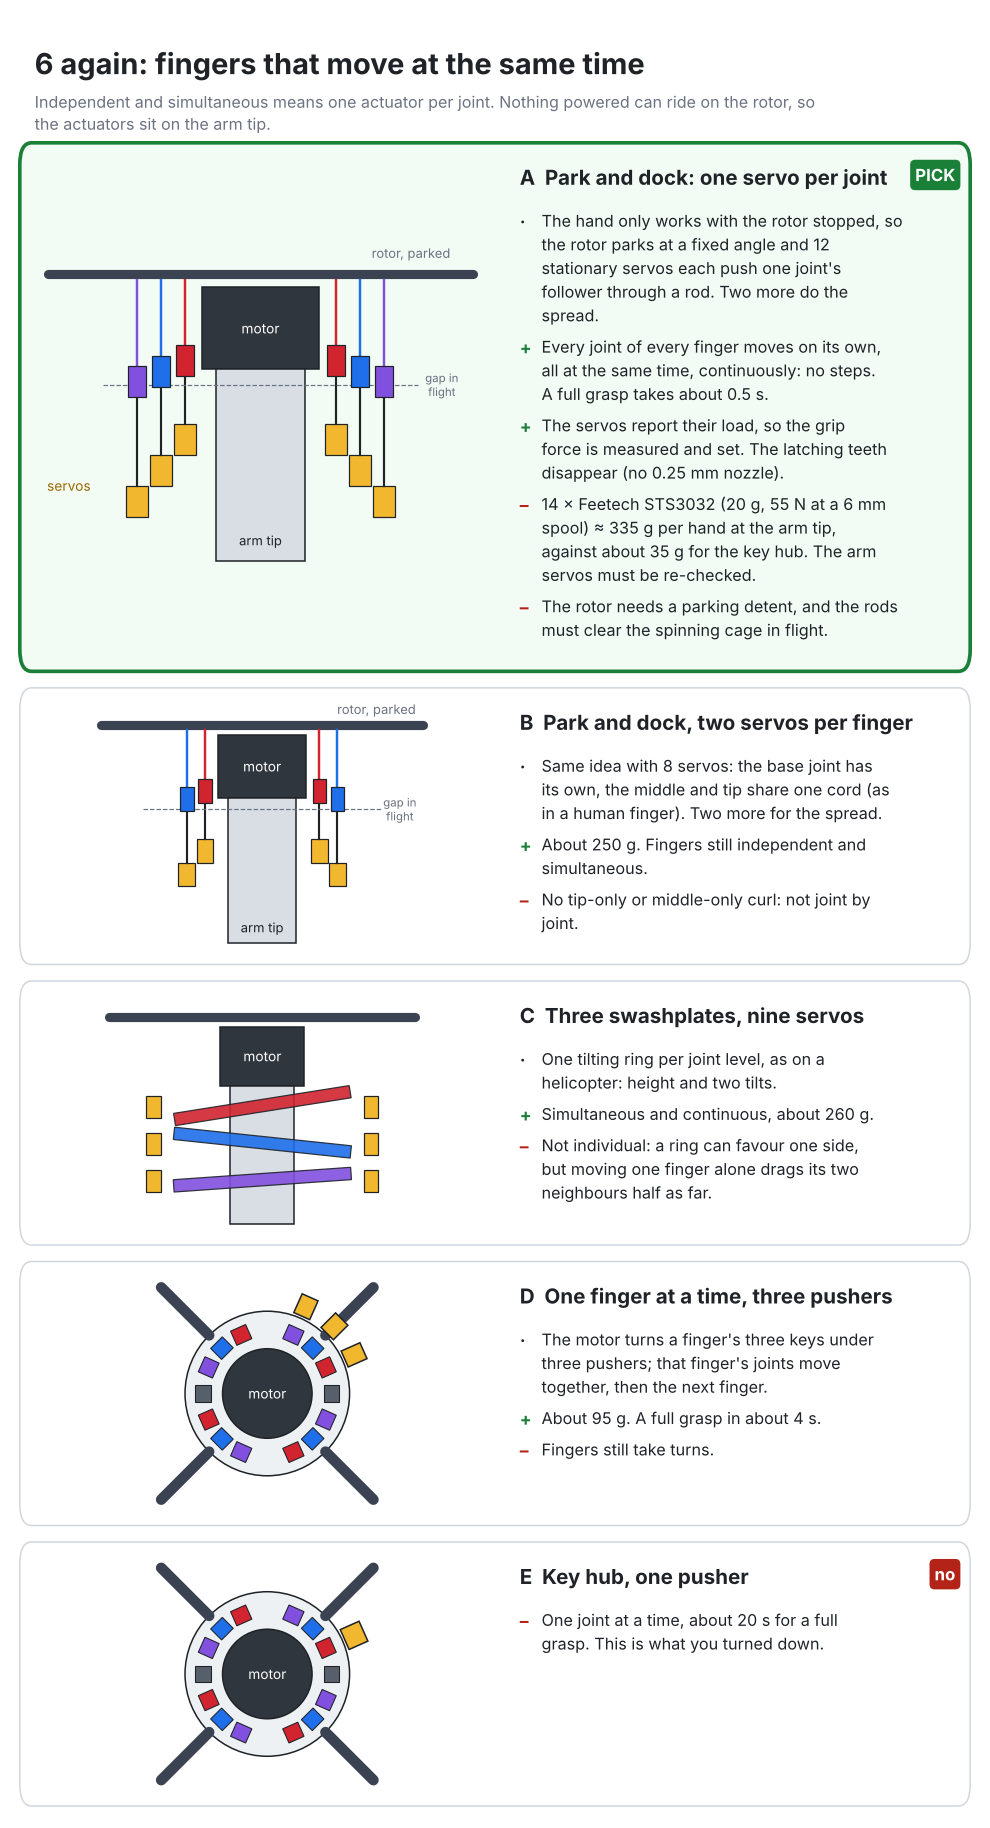

Write Python code to recreate this figure.
"""Three-phalanx hand-prop: the selector decision again, for fingers that move at the same time (2026-11-13).
python3 hand3_selector2.py -> hand3_selector2.png.  Masses and times are estimates."""
import numpy as np
import hand3_study as S
from hand3_study import *

SV = "#f0b72f"
def dock_side(a, n_lv=3, tilt=False):
    """Side view: parked rotor, cage followers round the motor, stationary servos below pushing rods up."""
    a.plot([-62, 62], [38, 38], color=BLADE, lw=6, solid_capstyle="round"); lab(a, 44, 44, "rotor, parked", MUTE, 8.5)
    a.add_patch(Rectangle((-17, 10), 34, 24, fc="#30363d", ec=INK)); lab(a, 0, 22, "motor", "white", fs=9)
    a.add_patch(Rectangle((-13, -46), 26, 56, fc="#d8dee4", ec=INK)); lab(a, 0, -40, "arm tip", fs=8.5)
    for sgn in (-1, 1):
        for k in range(n_lv):
            x = sgn * (22 + 7 * k)
            a.plot([x, x], [16 - 3 * k, 36], color=TC[k], lw=1.6)                                   # cord up to the finger
            a.add_patch(Rectangle((x - 2.6, 8 - 3 * k), 5.2, 9, fc=TC[k], ec=INK, lw=0.8, zorder=4))  # follower on the cage
            a.plot([x, x], [-6 - 9 * k, 8 - 3 * k], color=INK, lw=1.4)                               # push rod
            a.add_patch(Rectangle((x - 3.2 if sgn > 0 else x - 3.2, -15 - 9 * k), 6.4, 9, fc=SV, ec=INK, lw=0.8))
    a.plot([-46, 46], [5.5, 5.5], color=MUTE, lw=0.8, ls="--"); lab(a, 53, 5.5, "gap in\nflight", MUTE, 7.5)
    lim(a, -66, 70, -50, 48)

rows = [dict(name="A  Park and dock: one servo per joint", pick=True, lines=[
            ("n", "The hand only works with the rotor stopped, so the rotor parks at a fixed angle and 12 stationary servos each push one joint's follower through a rod. Two more do the spread."),
            ("+", "Every joint of every finger moves on its own, all at the same time, continuously: no steps. A full grasp takes about 0.5 s."),
            ("+", "The servos report their load, so the grip force is measured and set. The latching teeth disappear (no 0.25 mm nozzle)."),
            ("-", "14 × Feetech STS3032 (20 g, 55 N at a 6 mm spool) ≈ 335 g per hand at the arm tip, against about 35 g for the key hub. The arm servos must be re-checked."),
            ("-", "The rotor needs a parking detent, and the rods must clear the spinning cage in flight.")]),
        dict(name="B  Park and dock, two servos per finger", lines=[
            ("n", "Same idea with 8 servos: the base joint has its own, the middle and tip share one cord (as in a human finger). Two more for the spread."),
            ("+", "About 250 g. Fingers still independent and simultaneous."),
            ("-", "No tip-only or middle-only curl: not joint by joint.")]),
        dict(name="C  Three swashplates, nine servos", lines=[
            ("n", "One tilting ring per joint level, as on a helicopter: height and two tilts."),
            ("+", "Simultaneous and continuous, about 260 g."),
            ("-", "Not individual: a ring can favour one side, but moving one finger alone drags its two neighbours half as far.")]),
        dict(name="D  One finger at a time, three pushers", lines=[
            ("n", "The motor turns a finger's three keys under three pushers; that finger's joints move together, then the next finger."),
            ("+", "About 95 g. A full grasp in about 4 s."),
            ("-", "Fingers still take turns.")]),
        dict(name="E  Key hub, one pusher", rej=True, lines=[
            ("-", "One joint at a time, about 20 s for a full grasp. This is what you turned down.")])]
fig, ax = sheet("6 again: fingers that move at the same time", "Independent and simultaneous means one actuator per joint. Nothing powered can ride on the rotor, so the actuators sit on the arm tip.", rows, 10)
dock_side(ax[0]); lab(ax[0], -56, -24, "servos", "#9a6700", 9)
dock_side(ax[1], n_lv=2)
a = ax[2]
a.plot([-62, 62], [38, 38], color=BLADE, lw=6, solid_capstyle="round"); a.add_patch(Rectangle((-17, 10), 34, 24, fc="#30363d", ec=INK)); lab(a, 0, 22, "motor", "white", fs=9)
a.add_patch(Rectangle((-13, -46), 26, 56, fc="#d8dee4", ec=INK))
for k, (y, tl) in enumerate(((2, 9), (-13, -6), (-28, 4))):
    R = rot(np.radians(tl)); p = np.array([[-36, -2.5], [36, -2.5], [36, 2.5], [-36, 2.5]]) @ R.T + [0, y]
    a.add_patch(Polygon(p, closed=True, fc=TC[k], ec=INK, lw=0.8, alpha=0.9))
    for x in (-44, 44): a.add_patch(Rectangle((x - 3, y - 5), 6, 9, fc=SV, ec=INK, lw=0.8))
lim(a, -66, 70, -50, 48)
a = ax[3]; hub_top(a, shoes=())
for j in range(3):
    t = np.radians(45 + (j - 1) * 21); c = np.array([np.cos(t), np.sin(t)]) * 38.5; Rm = rot(t)
    poly = np.array([[-3.5, -3.6], [5, -3.6], [5, 3.6], [-3.5, 3.6]]); a.add_patch(Polygon(poly @ Rm.T + c, closed=True, fc=SV, ec=INK, lw=1, zorder=6))
hub_top(ax[4], shoes=(24,))
fig.savefig("hand3_selector2.png"); print("ok")
